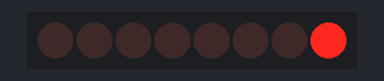
Recording of a sketch running on a simulated Arduino Uno, built with avr-gcc and run on an emulated ATmega328P. Shown: 8 shift-register outputs drawn as a row of LEDs (first output left, lit = HIGH). Wiring (inferred from the names in the program): shift register (74HC595): data pin 12; shift clock pin 8; latch pin 11. Wiring (inferred from the signals the program sends): row of LEDs: on Q0, Q1, Q2, Q3, Q4, Q5, Q6, Q7.

Above: at 0.15 s.
At 5.05 s:
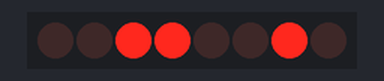
At 10.06 s:
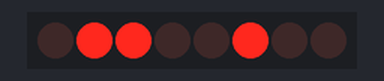
At 19.97 s:
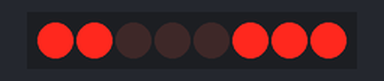
At 29.88 s:
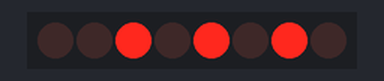
At 39.89 s:
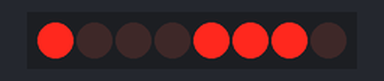
Timing chart, 0 to 40.0 s (numbered marks = the images above):
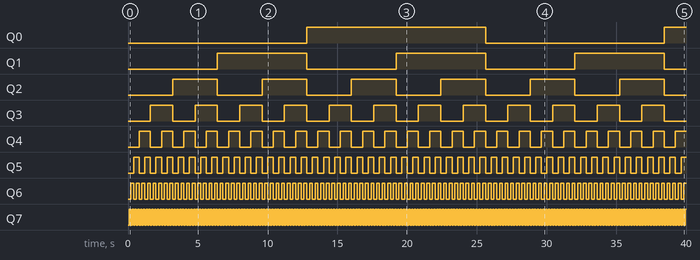

The sketch:

binery-count.ino
```cpp
/*       Serial-to-Parallel 8 Bit Shift Register (SN74HC595N)     */

int clockPin = 8; // SH-CP  - Shift Register -
int latchPin = 11; // ST-CP  - Storage Register - (latch pin)
int dataPin = 12; // DS  - Serial Data Input -

byte LEDs = 0x0;
int delayTime = 100;

void setup() {
  // put your setup code here, to run once:
  Serial.begin(9600);
  pinMode(clockPin, OUTPUT);
  pinMode(latchPin, OUTPUT);
  pinMode(dataPin, OUTPUT);

}

void loop() {
  // put your main code here, to run repeatedly:
  digitalWrite(latchPin, LOW);
  shiftOut(dataPin, clockPin, LSBFIRST, LEDs);
  digitalWrite(latchPin, HIGH);
  delay(delayTime);
  LEDs++;
}
```

Measured:
- by itself, Q0: LOW → HIGH at 12.8 s, → LOW 12.8 s later, → HIGH 12.8 s later
- by itself, Q1: alternates HIGH for 6.4 s and LOW for 6.4 s
- by itself, Q2: alternates HIGH for 3.2 s and LOW for 3.2 s
- by itself, Q3: alternates HIGH for 1.6 s and LOW for 1.6 s
- by itself, Q4: alternates HIGH for 0.80 s and LOW for 0.80 s
- by itself, Q5: alternates HIGH for 0.40 s and LOW for 0.40 s
- by itself, Q6: alternates HIGH for 0.20 s and LOW for 0.20 s
- by itself, Q7: alternates HIGH for 0.10 s and LOW for 0.10 s
